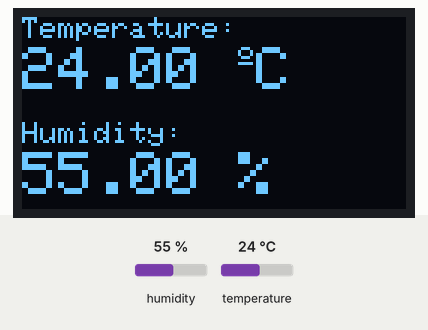
Simulated run of this sketch. Board: Arduino Uno, built with avr-gcc and run on an emulated ATmega328P. Shown: 128×64 one-colour display. Inputs (shaded band) come from the test bench; at power-on: humidity 55 %, temperature 24 °C.

Above: at 7.6 s.
7.7 s: humidity set to 22 %
At 13.1 s:
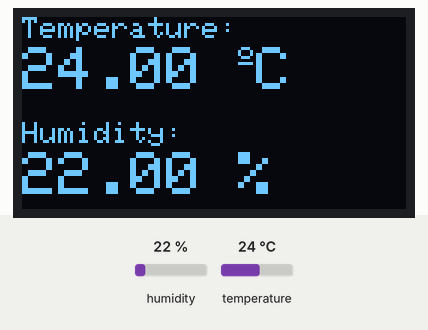
15.2 s: temperature set to 12 °C
At 17.7 s:
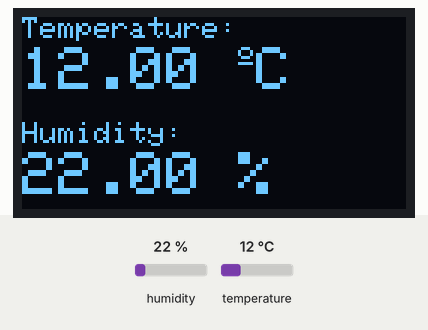
22.7 s: humidity set to 40 %
At 28.1 s:
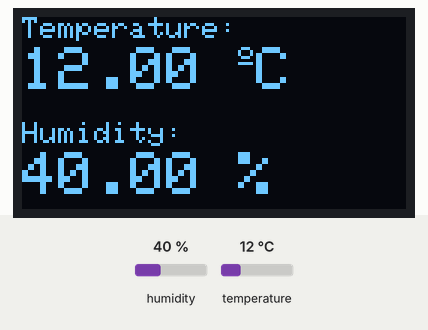
30.2 s: temperature set to 19 °C
At 32.7 s:
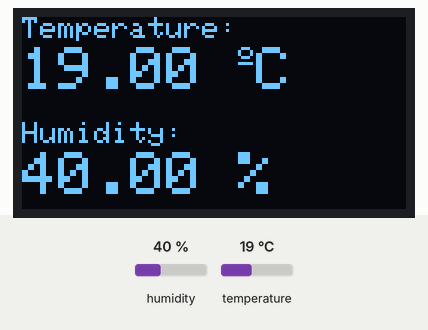
Timing chart, 0 to 34.2 s (numbered marks = the images above; inputs shaded):
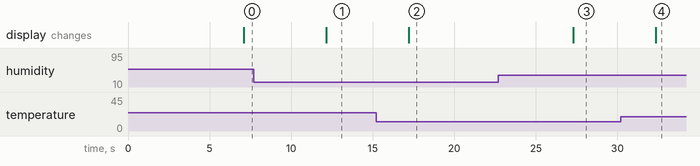

The sketch:

Giam_sat_thoi_tiet.ino
```cpp
#include <Wire.h>
#include <Adafruit_GFX.h>
#include <Adafruit_SSD1306.h>
#include <Adafruit_Sensor.h>
#include <DHT.h>

#define SCREEN_WIDTH 128 // Chiều rộng màn hình OLED theo pixel
#define SCREEN_HEIGHT 64 // Chiều cao màn hình OLED theo pixel

// Khai báo màn hình SSD1306 kết nối với I2C (chân SDA, SCL)
Adafruit_SSD1306 display(SCREEN_WIDTH, SCREEN_HEIGHT, &Wire, -1);

#define DHTPIN 14     // Chân Digital kết nối với cảm biến DHT

// Khai báo loại cảm biến đang dùng
#define DHTTYPE    DHT11     // DHT 11

DHT dht(DHTPIN, DHTTYPE);

void setup() {
  Serial.begin(115200);

  dht.begin();

  if(!display.begin(SSD1306_SWITCHCAPVCC, 0x3C)) {
    Serial.println(F("SSD1306 allocation failed"));
    for(;;);
  }
  delay(2000);
  display.clearDisplay();
  display.setTextColor(WHITE);
}

void loop() {
  delay(5000);

  //Đọc giá trị nhiệt độ và độ ẩm
  float t = dht.readTemperature();
  float h = dht.readHumidity();
  if (isnan(h) || isnan(t)) {
    Serial.println("Failed to read from DHT sensor!");
  }
  // clear display
  display.clearDisplay();

  // hiển thị nhiệt độ
  display.setTextSize(1);
  display.setCursor(0,0);
  display.print("Temperature: ");
  display.setTextSize(2);
  display.setCursor(0,10);
  display.print(t);
  display.print(" ");
  display.setTextSize(1);
  display.cp437(true);
  display.write(167);
  display.setTextSize(2);
  display.print("C");

  // hiển thị độ ẩm
  display.setTextSize(1);
  display.setCursor(0, 35);
  display.print("Humidity: ");
  display.setTextSize(2);
  display.setCursor(0, 45);
  display.print(h);
  display.print(" %");

  display.display();
}
```

Measured:
- after the input at 7.7 s, the display: changes after 4.4 s (image 1)
- after the input at 15.2 s, the display: changes after 2.0 s (image 2)
- after the input at 22.7 s, the display: changes after 4.6 s (image 3)
- after the input at 30.2 s, the display: changes after 2.2 s (image 4)
